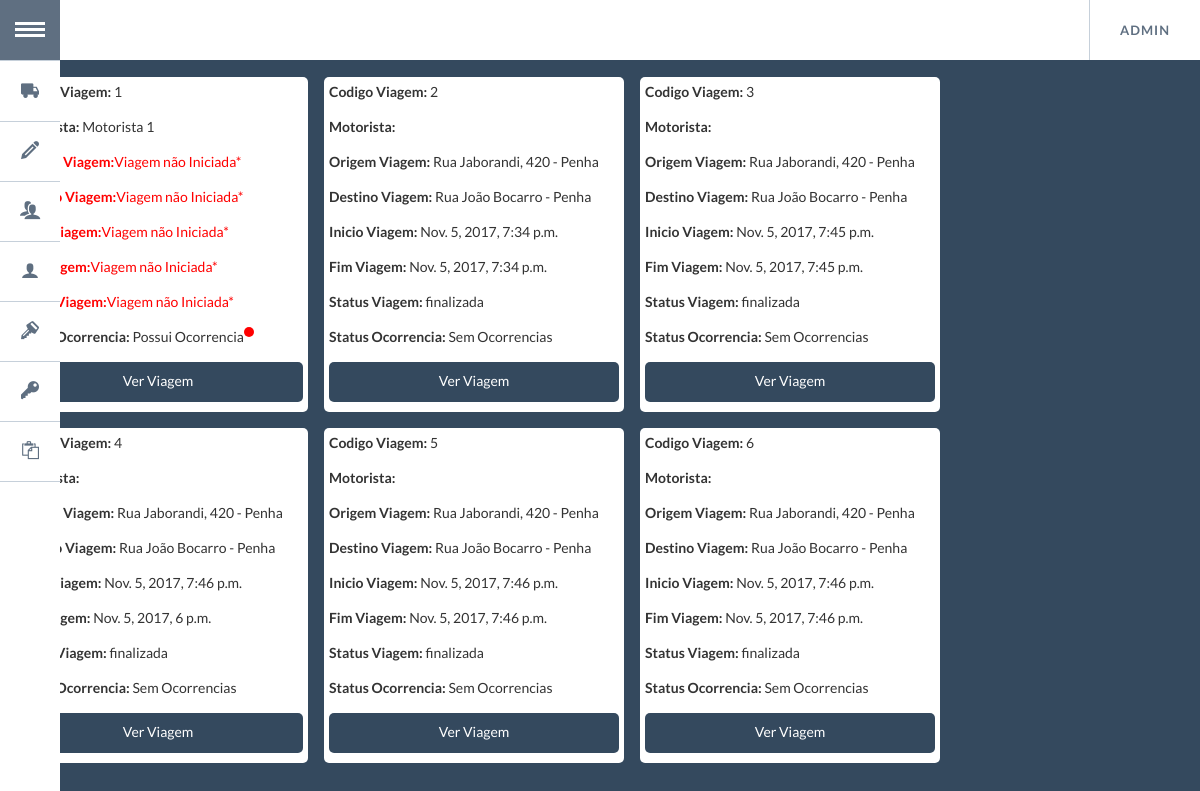
Page / (signed in) on the earlier database version.
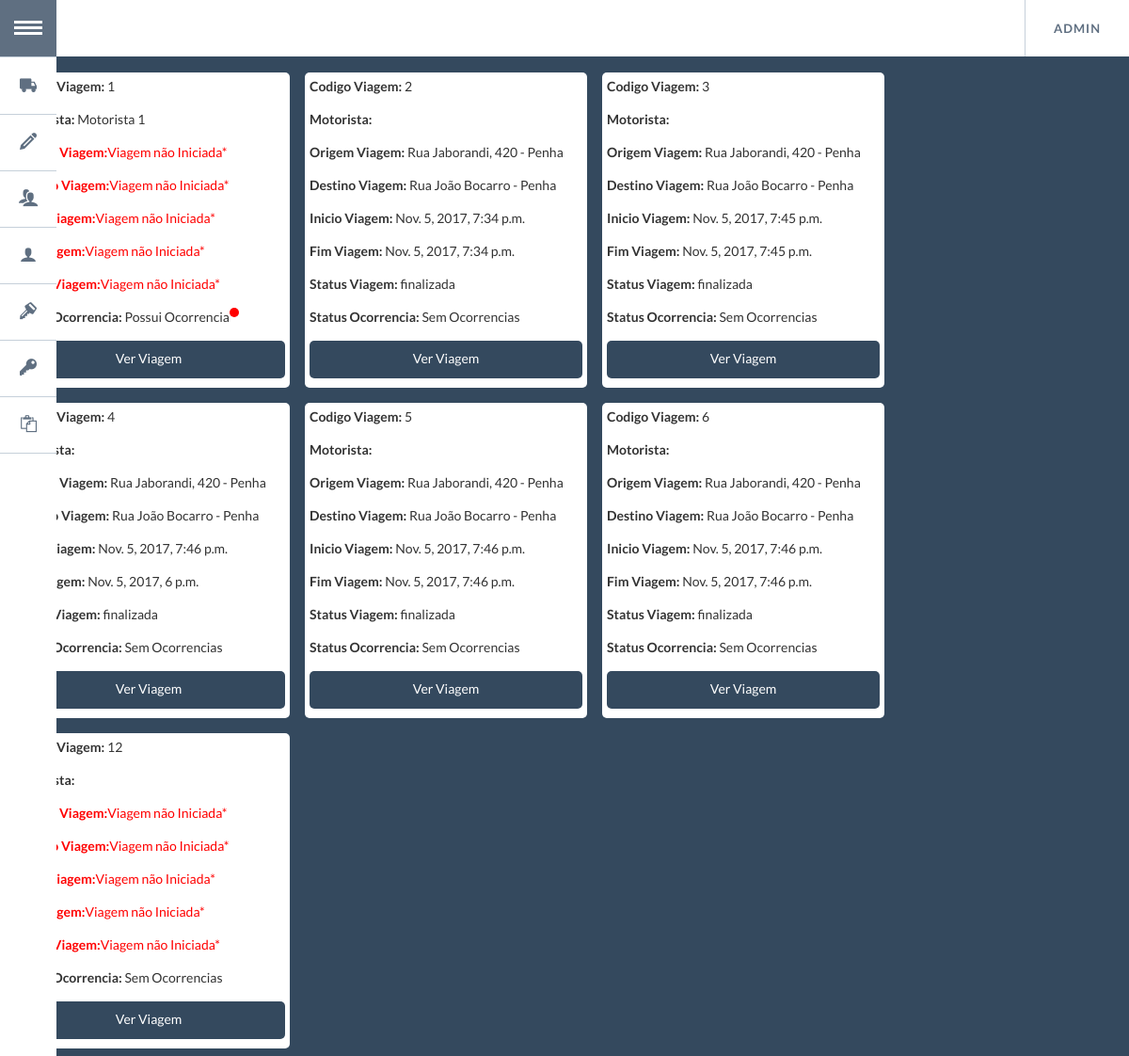
Same page on the later database version.
### app/models.py (models this page shows, shortened)
class Viagem(models.Model):
    cd_viagem = models.AutoField(
        primary_key=True
    )
    origem_viagem = models.CharField(
        null=True,
        blank=True,
        max_length=100
    )
    destino_viagem = models.CharField(
        max_length=100
    )
    data_inicio_viagem = models.DateTimeField(
        null=True,
        blank=True
    )
    data_fim_viagem = models.DateTimeField(
        null=True,
        blank=True
    )
    status_ocorrencia = models.BooleanField(default=False)
    status_viagem = models.CharField(
        max_length=64,
        choices=(
            ('nao_iniciada', 'Nao Iniciada'),
            ('finalizada', 'Finalizada'),
            ('em_andamento', 'Em Andamento')
        ),
        default='nao_iniciada'
    )
    cd_motorista_viagem = models.ForeignKey(
        Motorista,
        null=False,
        blank=False
    )
    class Meta:
        verbose_name = 'Viagem'
        verbose_name_plural = 'Viagens'

class Motorista(models.Model):
    cd_motorista = models.AutoField(
        primary_key=True
    )
    nome_motorista = models.CharField(
        max_length=50
    )
    cpf_motorista = models.CharField(
        max_length=14
    )
    placa_veiculo = models.ForeignKey(
        Veiculo,
        null=False,
        blank=False
    )
    def __unicode__(self):
        return self.nome_motorista or ''
    class Meta:
        verbose_name = 'Motorista'
        verbose_name_plural = 'Motoristas'

### app/views.py (the view)
# urls.py: url(r'^$', app.views.lista_viagem, name='lista_viagem'),
def lista_viagem(request):
    if request.user.is_authenticated():
        viagem = Viagem.objects.all()
        return render(request, 'index_viagem.html', {'viagem' : viagem})
    else:
        return HttpResponseRedirect('/login/?next=%s' % request.path)

### app/templates/index_viagem.html (shortened to what this page needs)
{% extends "base.html" %}
{% block content %}
<div class="container-full" style="padding:0px">
{% for viagem in viagem %}
    <div class="container-card">
      <div class="description-card">
          <p><label>Codigo Viagem:</label> {{ viagem.cd_viagem }}</p>
          {% if viagem.cd_motorista_viagem is not none %}
            <p><label>Motorista: </label> {{viagem.cd_motorista_viagem}}</p>
          {% else %}
            <p class="warning"><label>Motorista: </label> Motorista não definido *</p>
          {% endif %}
          {% if viagem.status_viagem == 'nao_iniciada' %}
          <p class="warning"><label>Origem Viagem: </label>Viagem não Iniciada*</p>
          <p class="warning"><label>Destino Viagem: </label>Viagem não Iniciada*</p>
          <p class="warning"><label>Inicio Viagem: </label>Viagem não Iniciada*</p>
          <p class="warning"><label>Fim Viagem: </label>Viagem não Iniciada*</p>
          <p class="warning"><label>Status Viagem: </label>Viagem não Iniciada*</p>
          {% else %}
          <p><label>Origem Viagem: </label> {{ viagem.origem_viagem }}</p>
          <p><label>Destino Viagem: </label> {{ viagem.destino_viagem }}</p>
          <p><label>Inicio Viagem: </label> {{ viagem.data_inicio_viagem }}</p>
          <p><label>Fim Viagem: </label> {{ viagem.data_fim_viagem }}</p>
          <p><label>Status Viagem: </label> {{ viagem.status_viagem }}</p>
          {% endif %}
          {% if viagem.status_ocorrencia == True %}
          <p><label>Status Ocorrencia: </label> Possui Ocorrencia <span class="warningtrue"></span></p>
          {% else %}
          <p class="warningfalse"><label>Status Ocorrencia: </label> Sem Ocorrencias</p>
          {% endif %}
          <a href="/viagem/{{viagem.cd_viagem}}"><div class="ver_viagem"> Ver Viagem</div></a>
      </div>
    </div>
{% endfor %}
</div>
{% endblock %}

Differences in the rows shown:
added Viagem: cd_viagem "12", shows "Origem Viagem:", status_viagem "Viagem não Iniciada*", shows "Status Ocorrencia:", status_ocorrencia "Sem Ocorrencias"
